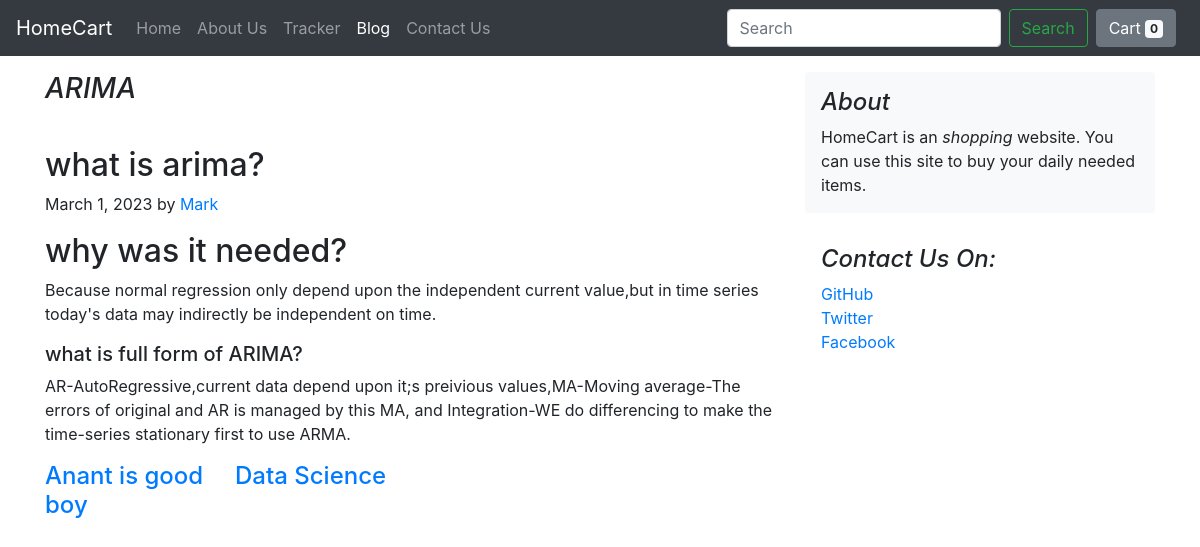
The app's page /blog/blogpost/2, older data.
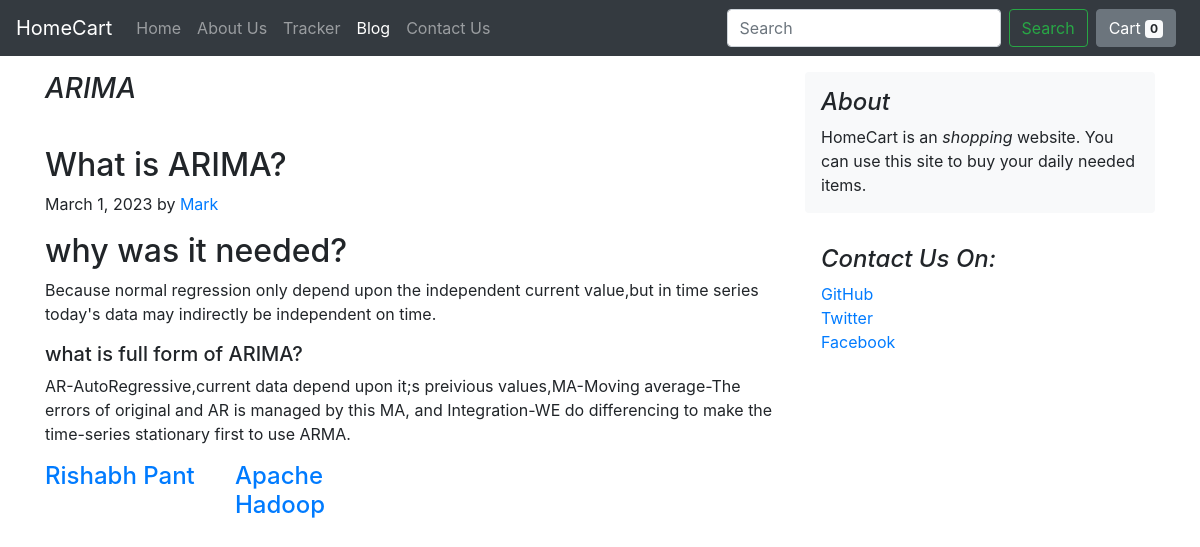
The same page, newer data.
### blog/models.py (models this page shows, shortened)
class BlogPost(models.Model):
    post_id=models.AutoField(primary_key=True)
    title=models.CharField(max_length=500)
    head0=models.CharField(max_length=500,default="")
    chead0=models.CharField(max_length=5000,default="")
    head1=models.CharField(max_length=500,default="")
    chead1=models.CharField(max_length=5000,default="")
    head2=models.CharField(max_length=500,default="")
    chead2=models.CharField(max_length=5000,default="")
    pub_date=models.DateField()
    thumbnail=models.ImageField(upload_to="shop/images",default="")

### blog/views.py (the view)
# urls.py: path('blogpost/<int:id>',views.blogpost,name='BlogPost'),
def blogpost(request,id):
    allblog=BlogPost.objects.all()
    post=[]
    prev=''
    next=''
    if(id>1):
        prev=BlogPost.objects.filter(post_id=id-1)[0]
    curr=BlogPost.objects.filter(post_id=id)[0]
    if id<len(allblog):
        next=BlogPost.objects.filter(post_id=id+1)[0]
    post.append([prev,curr,next])
    print("The value of post",prev.title)
    return render(request,'blog/blogPost.html',{'post':post})

### blog/templates/blog/blogPost.html (shortened to what this page needs)
{% extends 'blog/basic.html' %}
{% block blogActive %}active{% endblock blogActive %}
{% block body %}
<div class="container">
    {% for prev,curr,next in post %}
    <div class="row mt-3">
        <div class="col-md-8 blog-main">
            <h3 class="pb-3 mb-4 font-italic">
                {{curr.title}}
            </h3>
            <div class="blog-post">
                <h2 class="blog-post-title">{{curr.head0}}</h2>
                <p class="blog-post-meta">{{curr.pub_date}} by <a href="#">Mark</a></p>
                <h2>{{curr.head1}}</h2>
                <p>{{curr.chead1}}</p>
                <h5>{{curr.head2}}</h5>
                <p>{{curr.chead2 }}</p>
            </div>
            <div class="blogpost">
                <div class="row">
                    <div class="col-md-3">
                        <h4 class="blog-post-title"><a href="/blog/blogpost/{{prev.post_id}}">{{prev.title}}</a></h4>
                    </div>
                    <div class="col-md-3">
                        <h4 class="blog-post-title"><a href="/blog/blogpost/{{next.post_id}}">{{next.title}}</a></h4>
                    </div>
                </div>
            </div>
        </div>
        <aside class="col-md-4 blog-sidebar">
            <div class="p-3 mb-3 bg-light rounded">
                <h4 class="font-italic">About</h4>
                <p class="mb-0">HomeCart is an <em>shopping </em> website. You can use this site to buy your daily
                    needed items.</p>
            </div>
            <div class="p-3">
                <h4 class="font-italic">Contact Us On: </h4>
                <ol class="list-unstyled">
                    <li><a href="#">GitHub</a></li>
                    <li><a href="#">Twitter</a></li>
                    <li><a href="#">Facebook</a></li>
                </ol>
            </div>
        </aside>
    </div>
    {% endfor %}
</div>
{% endblock %}

Row changes from the older to the newer data that the page shows:
changed BlogPost "why was it needed?": head0 "what is arima?" → "What is ARIMA?"; title "Anant is good boy" → "Rishabh Pant"; title "Data Science" → "Apache Hadoop"
